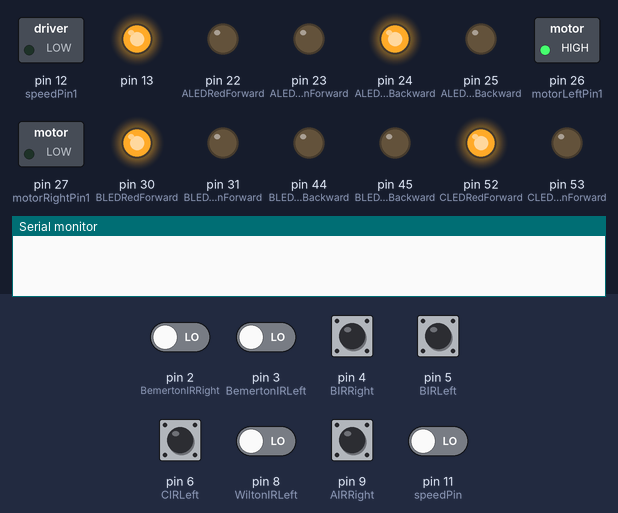
A sketch run on a simulated Arduino Mega 2560, built with avr-gcc and run on an emulated ATmega2560. On the bench: switched loads named in the sketch (green lamp = pin HIGH), output pins drawn as LEDs (lit = HIGH), the last lines printed to the serial monitor. The inputs (shaded band) are chosen by the test bench; at power-on: pin 2 (BemertonIRRight), pin 3 (BemertonIRLeft), pin 4 (BIRRight), pin 5 (BIRLeft), pin 6 (CIRLeft), pin 8 (WiltonIRLeft), pin 9 (AIRRight), pin 11 (speedPin) LOW.

Above: at 1.2 s.
At 2.43 s:
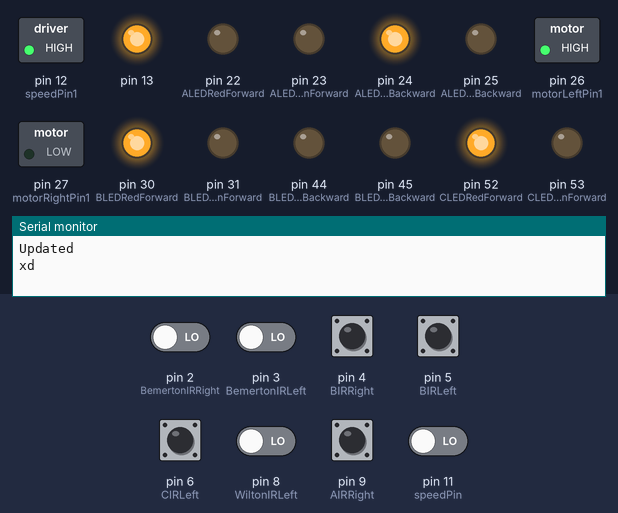
At 4.8 s:
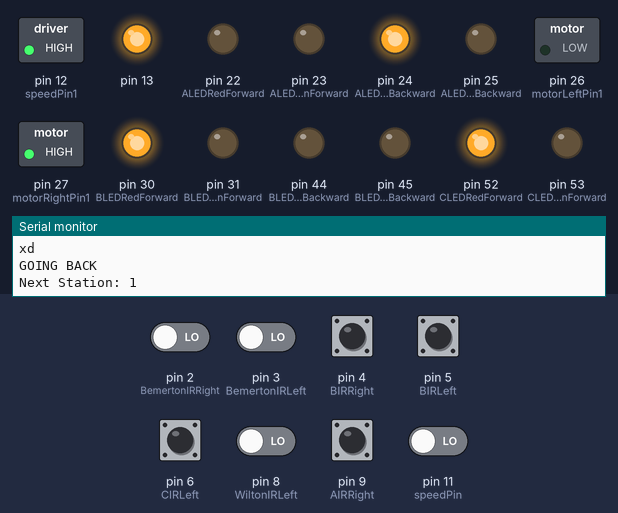
At 8.7 s:
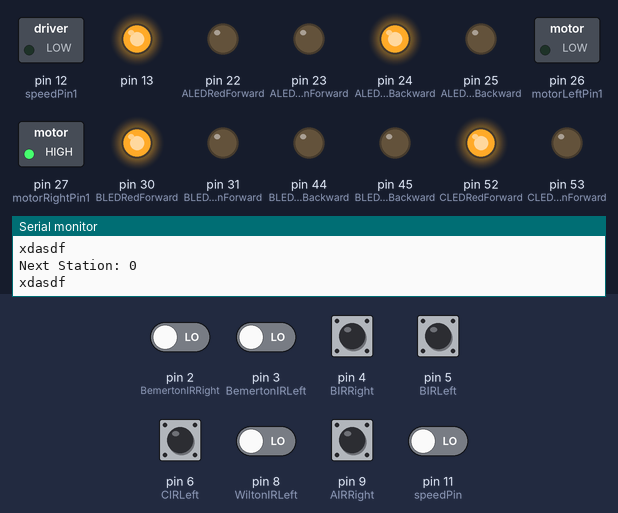
Timing chart, 0 to 11.3 s (numbered marks = the images above):
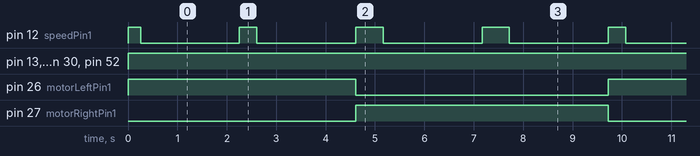

Measured:
- by itself, pin 12 (speedPin1): repeats every 9.8 s: LOW 2.0 s, HIGH 0.36 s, 2 × (LOW 2.0 s, HIGH 0.56 s), LOW 2.0 s, HIGH 0.36 s
- by itself, pin 13, pin 24 (ALEDRedBackward), pin 30 (BLEDRedForward), pin 52 (CLEDRedForward): LOW → HIGH at 0.00 s
- by itself, pin 26 (motorLeftPin1): alternates HIGH for 4.7 s and LOW for 5.1 s
- by itself, pin 27 (motorRightPin1): alternates HIGH for 5.1 s and LOW for 4.7 s

The sketch:

Final.ino
```cpp
#include "Train.h"
Destination train1Stops[3] = {Salisbury, Bemerton, Wilton};
Train train1(motorLeftPin1, motorRightPin1, speedPin1, Forward, train1Stops, ARRSIZE(train1Stops));
void setup()
{

    pinMode(SalisburyIRRight, INPUT);
    pinMode(BemertonIRRight, INPUT);
    pinMode(BemertonIRLeft, INPUT);
    pinMode(WiltonIRLeft, INPUT);
    pinMode(AIRRight, INPUT);
    pinMode(ALEDGreenBackward, OUTPUT);
    pinMode(ALEDGreenForward, OUTPUT);
    pinMode(ALEDRedBackward, OUTPUT);
    pinMode(ALEDRedForward, OUTPUT);
    pinMode(BIRLeft, INPUT);
    pinMode(BIRRight, INPUT);
    pinMode(BLEDRedForward, OUTPUT);
    pinMode(BLEDRedBackward, OUTPUT);
    pinMode(BLEDGreenBackward, OUTPUT);
    pinMode(BLEDGreenForward, OUTPUT);
    pinMode(CIRLeft, INPUT);
    pinMode(CLEDRedForward, OUTPUT);
    pinMode(CLEDRedBackward, OUTPUT);
    pinMode(CLEDGreenBackward, OUTPUT);
    pinMode(CLEDGreenForward, OUTPUT);
    pinMode(speedPin1, OUTPUT);
    pinMode(motorLeftPin1, OUTPUT);
    pinMode(motorRightPin1, OUTPUT);
    pinMode(13, OUTPUT);
    Serial.begin(9600);
}


void loop()
{
    digitalWrite(13, HIGH);
    for(Sensor &sensor: sensorArrayForward)
    {
        sensor.update();
    }

    for(Sensor &sensor: sensorArrayBackward)
    {
        sensor.update();
    }


    for(StationSensor &sensor: stationSensorArray)
    {
        sensor.update();
    }

    train1.update();
}
```

Enums.h
```cpp
#pragma once
#include "Pins.h"
/**
 * @brief Returns the size of an array
 *
 */
#define ARRSIZE(x) (sizeof(x) / sizeof((x)[0]))


#define SECTIONCOUNT 3
/**
 * @brief Enum for the sections on the track
 *
 */
enum Section
{
  A,
  B,
  C
};

/**
 * @brief Direction to help with automating
 *
 */
enum Direction
{
  Forward = 1,
  Backward = -1
};


#define DESTINATIONCOUNT 3
/**
 * @brief Destination possibilites for the train
 *
 */
enum Destination
{
  Salisbury,
  Bemerton,
  Wilton
};

/**
 * @brief Helper function that returns the section of a given destination
 *
 * @param destination
 * @return The section for a given destination
 */
Section destinationSection(Destination destination)
{
    return (Section)((int)destination);
}
```

Sensor.h
```cpp
#pragma once
#include "Signal.h"

#define IRHIGH 0
#define IRLOW 1

class StationSensor
{
    public:
      bool state;
      int pin;
      int index;

      /**
       * @brief Construct a new Sensor object
       *
       * @param pin Pin number for the sensor
       * @param theSignalIn Signal that is "paired" with the sensor
       * @param index Index in the sensor array (Just for saving computing time)
       */
      StationSensor(int pin, int index)
      {
        this->pin = pin;
        this->state = IRLOW;
        this->index = index;
        pinMode(this->pin, INPUT);

      }

      /**
       * @brief Gets the state of the sensor
       *
       * @return state
       */
      bool readState()
      {
        this->state = digitalRead(this->pin);
        return this->state;
      }


      /**
       * @brief Update function to be called each iteration in the main loop
       *
       */
      virtual void update()
      {
          this->state = digitalRead(this->pin);
      }

      bool getState()
      {
        // delay(1);
        return state;
      }

};


class Sensor: public StationSensor
{
  public:
    Signal* theSignal;
    Direction direction;

    Sensor(int pin, Signal* theSignalIn, int index, Direction direction): StationSensor(pin, index)
    {
      this->theSignal = theSignalIn;
      this->direction = direction;
    }

    void update()
    {
      readState();
      if(state == IRHIGH)
      {
          theSignal->changeState(0);
      }
    }

      /**
       * @brief Get the direction the sensor is indicating for
       *
       * @return direction
      */
      Direction getDirection()
      {
          return direction;
      }
};


/**
 * @brief Array of sensors
 *
 */
Sensor sensorArrayForward[2] =
{
    Sensor(BIRLeft, &signalArray[0], 0, Forward),
    Sensor(CIRLeft, &signalArray[1], 1, Forward),

};

Sensor sensorArrayBackward[2] =
{
    Sensor(AIRRight, &signalArray[3], 0, Backward),
    Sensor(BIRRight, &signalArray[2], 1, Backward),

};

StationSensor stationSensorArray[4]
{
  StationSensor(SalisburyIRRight, 0),
  StationSensor(BemertonIRLeft, 1),
  StationSensor(BemertonIRRight, 2),
  StationSensor(WiltonIRLeft, 3),
};
```

Signal.h
```cpp
#pragma once
#include "Enums.h"

class Signal
{
  public:
    int redPin;
    int greenPin;
    bool state; // 1 = green 0 = red
    Direction signalDirection;
    Section section;

    /**
     * @brief Construct a new Signal object
     *
     * @param redPin Pin for red LED
     * @param greenPin Pin for green LED
     * @param signalDirection Direction of the signal
     * @param section The section the signal is indicating for
     */
    Signal(int greenPin, int redPin, Direction signalDirection, Section section)
    {
      // delay(1);
      this->redPin = redPin;
      this->greenPin = greenPin;
      this->signalDirection = signalDirection;
      this->section = section;
      this->state = 1;
      digitalWrite(greenPin, HIGH);
    }

    /**
     * @brief Changes the signal to be red or green
     *
     * @param type 1 = green 0 = Red
     */
    void changeState(bool type)
    {
      state = type;

      if (state == 1)
      {
        delay(1);
        digitalWrite(redPin, LOW);
        digitalWrite(greenPin, HIGH);
      }
      else
      {
        // Serial.println(state);
        delay(1);
        digitalWrite(redPin, HIGH);
        digitalWrite(greenPin, LOW);
      }
    }

    /**
     * @brief Get the state of the signal
     *
     * @return state
     */
    bool getState()
    {
      return state;
    }

};

/**
 * @brief Array of all our signals
 *
 */
Signal signalArray[4] =
{
    Signal(BLEDGreenForward, BLEDRedForward, Forward, B),
    Signal(CLEDGreenForward, CLEDRedForward, Forward, C),
    Signal(BLEDGreenBackward, BLEDGreenBackward, Backward, B),
    Signal(ALEDGreenBackward, ALEDRedBackward, Backward, A),


};


void RESETALLSIGNALS()
{
  for(Signal &signal: signalArray)
  {
    signal.state = 1;
  }
}
/**
 * @brief Helper function to check for which signal is next
 *
 * @param currentSection Current section of the train
 * @param signalToCompare Signal to compare
 * @return bool
 */
bool checkIfIsNextSection(Section currentSection, Signal signalToCompare)
{
  delay(1);
  return (int)signalToCompare.section == (int)currentSection+1*(int)signalToCompare.signalDirection;
}
```

Station.h
```cpp
#pragma once
#include "Sensor.h"


class Station
{
public:
    StationSensor *leftSensor = nullptr, *rightSensor = nullptr;
    Destination stationLocation;
    Section stationSection;
    bool isOccupied;
    bool trainCanLeave;

    Station(StationSensor* ls, StationSensor* rs, Destination location)
    {
        leftSensor = ls;
        rightSensor = rs;
        stationLocation = location;
        stationSection = destinationSection(location);
        isOccupied = false;
        trainCanLeave = false;
    }

    void update()
    {
        if(leftSensor != nullptr) leftSensor->update();
        if(rightSensor != nullptr) rightSensor->update();
        if(isOccupied == false && trainDetected())
        {
            isOccupied = true;
            trainCanLeave = false;
        }

        if(trainCanLeave == true && isOccupied == true && trainDetected())
        {
            isOccupied = false;
        }
    }

    bool isOccupiedBool()
    {
      return isOccupied;
    }
private:
    bool trainDetected()
    {
        if(leftSensor->getState() == IRHIGH || rightSensor->getState() == IRHIGH)
            return true;

        else return false;
    }

};

Station stationArray[3] =
{
    Station(nullptr, &stationSensorArray[0], Salisbury),
    Station(&stationSensorArray[1], &stationSensorArray[2], Bemerton),
    Station(&stationSensorArray[3], nullptr, Wilton),
};
```

Train.h
```cpp
#pragma once
#include "Enums.h"
#include "Station.h"

byte motorLeft = 9;
byte motorRight = 10;
byte speedPin = 11;

struct StationStructure {
   Station* destination;
   StationStructure *previousStation;
   StationStructure *nextStation;
};

class Train {
public:
  byte currentSpeed;
  byte maxSpeed;
  int leftMotorPin;
  int rightMotorPin;
  int speedPin;

  Direction trainDirection;
  Section currentSection;
  Station* nextStation;
  StationStructure* trainDestinations = NULL;
  Sensor* nextSensor = nullptr;

  bool changingDirection = false;


  /**
   * @brief Construct a new Train object (Overloaded)
   *
   * @param leftMotorPin
   * @param rightMotorPin
   * @param speedPin
   * @param trainDirection
   * @param startLocation
   * @param destinations
   * @param destinationCount
   */
  Train(int leftMotorPin, int rightMotorPin, int speedPin, Direction trainDirection, Destination* destinations, int destinationCount)
  {
      // Serial.println("lol");
    this->leftMotorPin = leftMotorPin;
    this->rightMotorPin = rightMotorPin;
    this->speedPin = speedPin;
    this->trainDirection = trainDirection;
    this->currentSection = destinationSection(destinations[0]);

    for(int i = 0; i < destinationCount; i++)
    {
      addStop(&stationArray[(int)destinations[i]]);
    }
    nextStation = trainDestinations->nextStation->destination;
      // addStop(&stationArray[(int)destinations[0]]);
      // addStop(&stationArray[(int)destinations[1]]);
      // addStop(&stationArray[(int)destinations[2]]);


    if(trainDirection == Forward)
    {
      nextSensor = &sensorArrayForward[0];
    }
    else
    {
      // nextSensor = &sensorArrayForward[ARRSIZE(sensorArraFory)-2];
    }

    digitalWrite(leftMotorPin, HIGH);
    digitalWrite(rightMotorPin, LOW);

  }

  /**
   * @brief Change direction of the train
   *
   */
  void changeDirection()
  {

    if (trainDirection == Forward)
    {
      digitalWrite(leftMotorPin, LOW);
      digitalWrite(rightMotorPin, HIGH);
      trainDirection = Backward;
    }
    else
    {
      digitalWrite(leftMotorPin, HIGH);
      digitalWrite(rightMotorPin, LOW);
      trainDirection = Forward;
    }
  }

  /**
   * @brief Stop the train
   *
   */
  void trainStop()
  {
    digitalWrite(speedPin, 0);
  }


  /**
   * @brief Update function to be called each iteration in the main loop
   *
   */

   // pass train as parameter to the station cuz the isoccupied isnt getting passed correctly
  void update()
  {
    delay(1);
          stationArray[0].update();
          stationArray[1].update();
          stationArray[2].update();
      accelerate();analogWrite(speedPin, 255);
    if(nextStation->trainCanLeave == false);
    {
      if(nextStation->isOccupied == true)
      {
        delay(250);
        trainStop();
        delay(2000);
        nextStation->trainCanLeave = true;
        analogWrite(speedPin, 255);
        updateStation();
      }
    }


    if(nextSectionIsFree() == false)
    {
      updateSection();
      return;
    }

  }

  private:

    /**
     * @brief Helper function to check if the next section is free
     * If it isn't the train will stop otherwise it will continue
     *
     * @return bool
     */
    bool nextSectionIsFree()
    {
      // delay(1);
      if(nextSensor->theSignal->getState() == 1)
      {
          return true;
      }

      return false;
    }

    /**
     * @brief Function to be called in update which will change the current
     * section if necassary
     *
     */
    void updateSection()
    {
      delay(100);

      if(trainDirection == Forward)
      {
            Serial.println("xd");
            currentSection = nextSensor->theSignal->section;
            if(nextSensor->index < ARRSIZE(sensorArrayForward)-1)nextSensor = &sensorArrayForward[nextSensor->index+1];
      }
      else if(trainDirection == Backward)
      {
        // Serial.println("lol");

          {
            Serial.println("xdasdf");

            currentSection = nextSensor->theSignal->section;
            nextSensor = &sensorArrayBackward[1];
          }
      }

    }

    void accelerate()
    {
      if(currentSpeed < 255)
      {
        currentSpeed += 1;
        analogWrite(speedPin, (int)currentSpeed);
      }
    }

    void decelerate()
    {
      if(currentSpeed > 0 )
      {
        currentSpeed -= 0.1;
        analogWrite(speedPin, (int)currentSpeed);
      }

    }


  void addStop(Station* stop)
  {
    StationStructure* newnode = new StationStructure;
    StationStructure* last = trainDestinations;

    newnode->destination = stop;
    newnode->nextStation = NULL;

    if(trainDestinations == NULL)
    {
      trainDestinations = newnode;
      return;
    }

    while(last->nextStation != NULL)
    {
        last = last->nextStation;

    }

    newnode->previousStation = last;
    last->nextStation = newnode;

  }

  void updateStation()
  {
      StationStructure* ptr;
      ptr = trainDestinations;
      while(ptr != NULL)
      {
        if(ptr->destination == nextStation)
        {

          if(trainDirection == Forward && !shouldChangeDirection())
          {
            nextStation->isOccupied = false;
            nextStation = ptr->nextStation->destination;
            nextStation->isOccupied = false;

            Serial.println("Updated");
          }
          else if(trainDirection == Backward && !shouldChangeDirection())
          {
            nextStation->isOccupied = false;

            nextStation = ptr->previousStation->destination;
            nextStation->isOccupied = false;

            Serial.print("Next Station: ");
            Serial.println((int)nextStation->stationLocation);
            delay(200);
          }
          else if(shouldChangeDirection())
          {
            Serial.println("GOING BACK");
            changeDirection();
            changingDirection = true;
            // updateSection();
            updateStation(); //cheeky recursion, i hope it doesnt kill us xd
            //delay(5000);
          }
          ptr = NULL;
        }
        else
        {
          ptr = ptr->nextStation;
        }
      }
  }

  bool shouldChangeDirection()
  {

    if(trainDirection == Forward && nextStation->stationLocation == Wilton && nextStation->isOccupied == true)
    {
      return true;
    }
    else if(trainDirection == Backward && nextStation->stationLocation == Salisbury && nextStation->isOccupied == true)
    {
      return true;
    }

    return false;
  }
 };
```

Pins.h
```cpp
#pragma once
const byte
    SalisburyIRRight = 11,
    BemertonIRLeft = 3,
    BemertonIRRight = 2,
    WiltonIRLeft = 8,

    // AIRLeft = 10,
    AIRRight = 9,
    ALEDRedForward = 22,
    ALEDGreenForward = 23,
    ALEDRedBackward = 24,
    ALEDGreenBackward = 25,


    BIRLeft = 5,
    BIRRight = 4,
    BLEDRedForward = 30,
    BLEDGreenForward = 31,
    BLEDRedBackward = 44,
    BLEDGreenBackward = 45,

    CIRLeft = 6,
    //CIRRight = 7,
    CLEDRedForward = 52,
    CLEDGreenForward = 53,
    CLEDRedBackward = 54,
    CLEDGreenBackward = 56,

    speedPin1 =12,
    motorLeftPin1 = 26,
    motorRightPin1 = 27;
```
